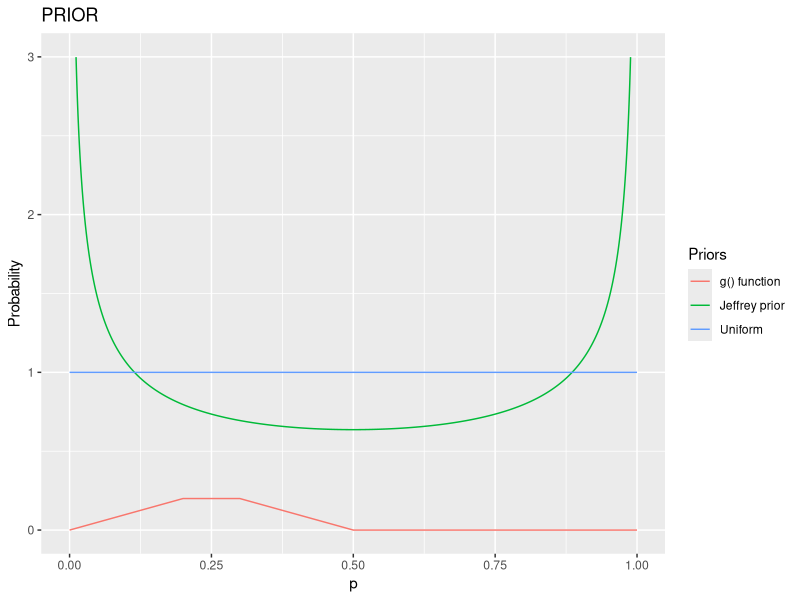
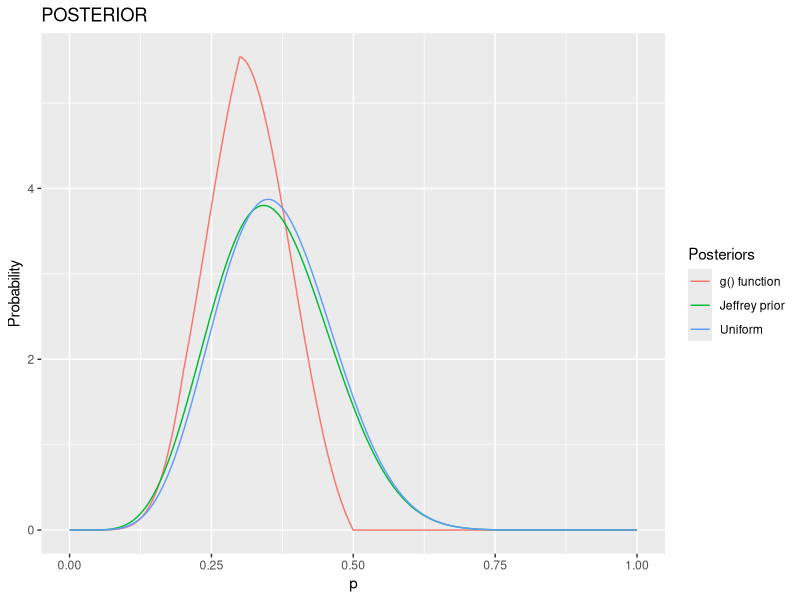
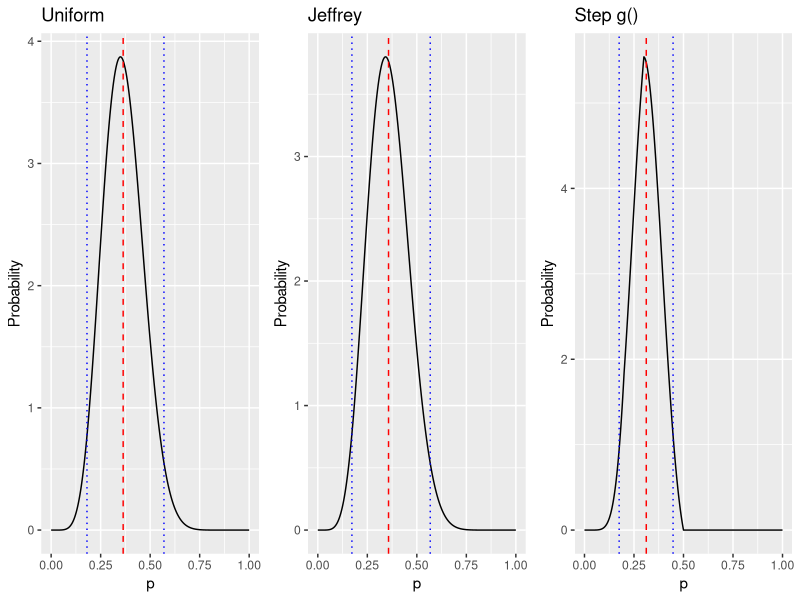
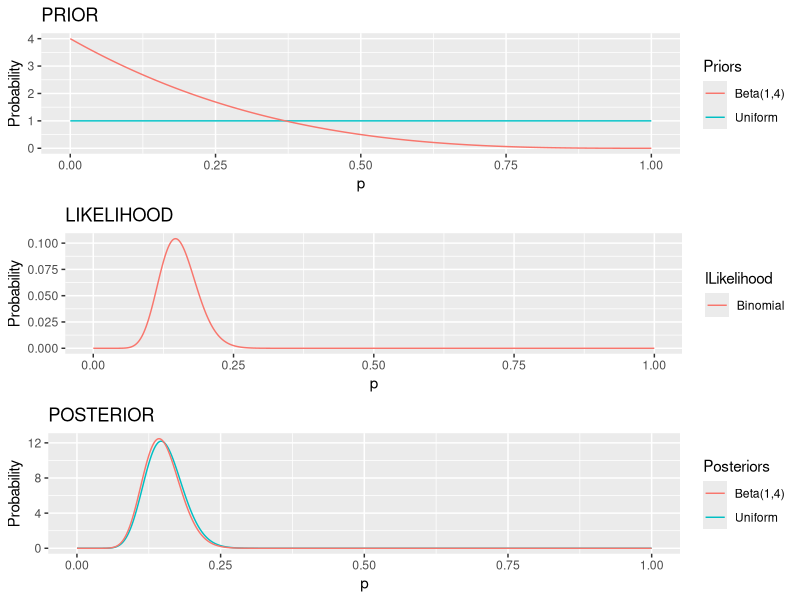
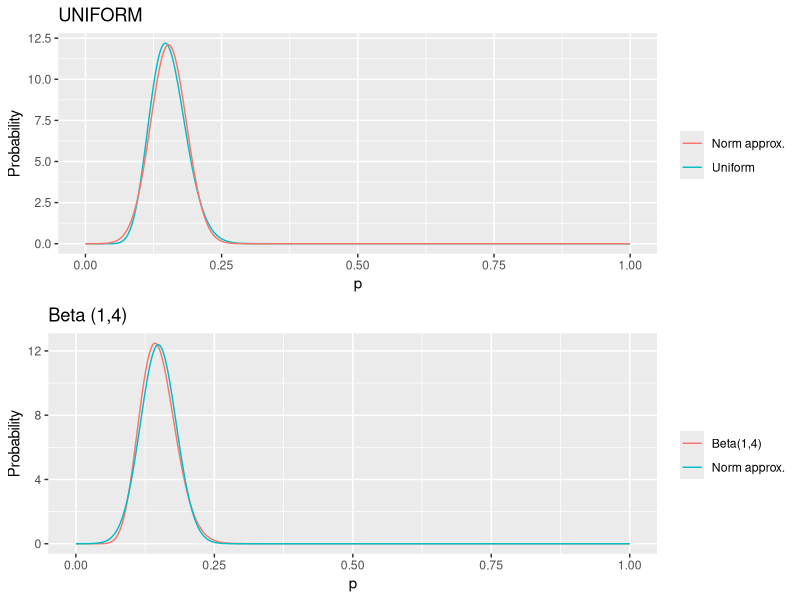
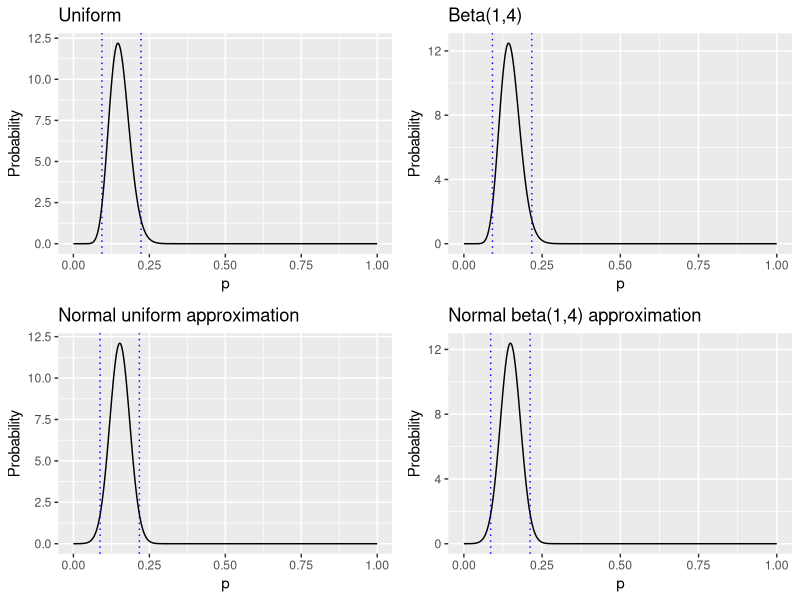
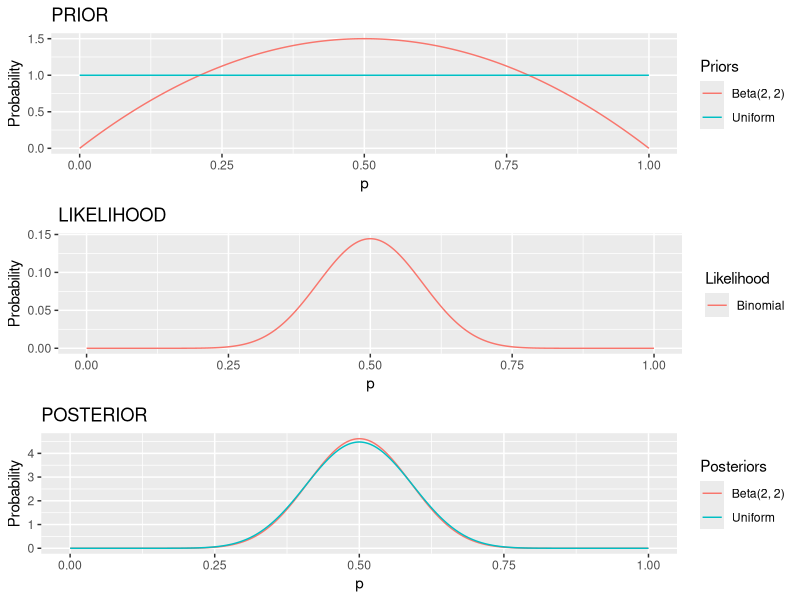
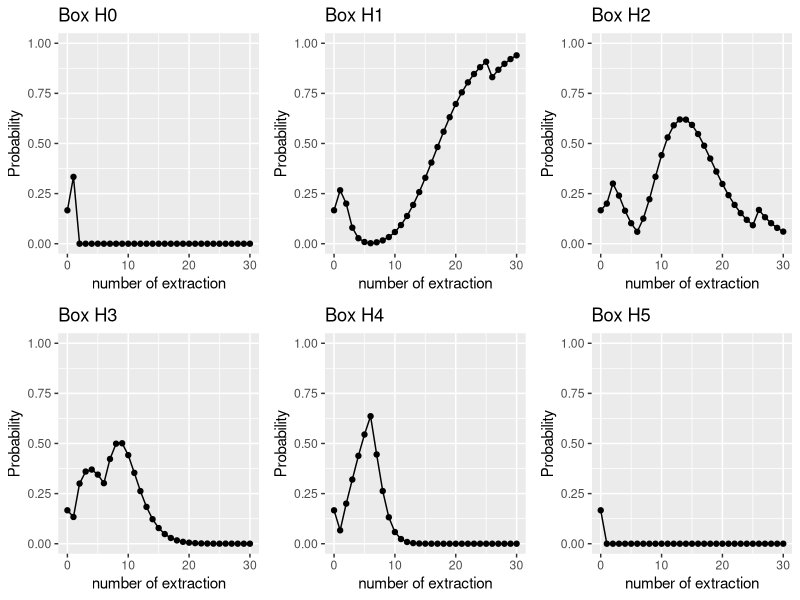

Reproduce these figures in R, in order.
library(tibble)
library(dplyr)
library(ggplot2)
library(gridExtra)
set.seed(170501)

cat(' #########  ESERCIZIO 1   #########', '\n', '\n')	
cat('----------------------------------------------------------', '\n')	
cat('1.1: See Prior.pdf', '\n', '\n')
y = 7
n = 20

stepfunction_prior <- function(x) {							# create g() function
			ifelse(x<=0.2, x,
					ifelse(x<=0.3, 0.2,
							ifelse(x<=0.5, 0.5-x, 0							
							)
						)
				)
			}

# Creating a table containing all discrete values of our pdf 
PRIOR <- tibble(probability=seq(1/10**4, 1-1/10**4, length.out = 10**4))       
PRIOR['unif'] <- dbeta(PRIOR$probability,1,1)
PRIOR['Jeff'] <- dbeta(PRIOR$probability,0.5,0.5)
PRIOR['step'] <- stepfunction_prior(PRIOR$probability)

pdf("Prior.pdf")
ggplot(PRIOR, aes(x=probability))+
geom_line(aes(y=step, color='g() function'))+
geom_line(aes(y=Jeff, color='Jeffrey prior'))+
geom_line(aes(y=unif, color='Uniform'))+
ylim(0, 3)+
labs(x='p', y='Probability', title='PRIOR', colour = "Priors")
out<-dev.off()

PRIOR['likelihood'] <- dbinom(x=y, size=n, prob=PRIOR$probability)
cat('\n')
cat('The warning is due to the fact the I impose ylim(0, 3) and for this reason some', '\n')
cat('points belonging to the g() function are not visible in the plot.', '\n')
cat('----------------------------------------------------------', '\n')	
cat('1.2: See Posterior.pdf', '\n', '\n')

post <- function(prior) {						# function that given the prior gives us the normalized posterior
	posterior <- PRIOR$likelihood * prior
	k <- 1/10**4*sum(posterior)					# calculate the intergral of the posterior
	posterior <- 1/k * posterior					# normalize the posterior
	return(posterior)
	}
	
PRIOR['post.unif'] <- post(PRIOR$unif)
PRIOR['post.Jeff'] <- post(PRIOR$Jeff)
PRIOR['post.step'] <- post(PRIOR$step)

pdf("Posteriors.pdf")
ggplot(PRIOR, aes(x=probability))+
geom_line(aes(y=post.step, color='g() function'))+
geom_line(aes(y=post.Jeff, color='Jeffrey prior'))+
geom_line(aes(y=post.unif, color='Uniform'))+
labs(x='p', y='Probability', title='POSTERIOR', colour = "Posteriors")
out<-dev.off()

mean_post.unif <- 1/10**4*sum(PRIOR$probability*PRIOR$post.unif)
mean_post.Jeff <- 1/10**4*sum(PRIOR$probability*PRIOR$post.Jeff)
mean_post.step <- 1/10**4*sum(PRIOR$probability*PRIOR$post.step)

var_post.unif <- 1/10**4*sum((PRIOR$probability-mean_post.unif)**2*PRIOR$post.unif)
var_post.Jeff <- 1/10**4*sum((PRIOR$probability-mean_post.Jeff)**2*PRIOR$post.Jeff)
var_post.step <- 1/10**4*sum((PRIOR$probability-mean_post.step)**2*PRIOR$post.step)

# Creating a summaring table
summary <- tibble(Associated_Prior=c('Uniforn', 'Jeffrey', 'Step g()'),
		  Mean=c(mean_post.unif, mean_post.Jeff, mean_post.step),
		  Var=c(var_post.unif, var_post.Jeff, var_post.step))
cat('Summary table: ', '\n')
print(summary)

cat('----------------------------------------------------------', '\n')	
cat('1.3: Summary table', '\n', '\n')

# build the cumulative distributions for the three posteriors to find the credibility intervals
PRIOR['cum_post.unif'] <- cumsum(PRIOR$post.unif/10**4)			
PRIOR['cum_post.Jeff'] <- cumsum(PRIOR$post.Jeff/10**4)
PRIOR['cum_post.step'] <- cumsum(PRIOR$post.step/10**4)

# function that allows us to find the probability releated to a given value of the cumulative distribution
percentile <- function(k, input, output) {			
		# k = value of the cumulative distribution
		# output = probability distribution
		# input = relative cumulative distribution
		index <- which.min(abs(input - k))	
		return(output[index])
		}
		
per_2.5_unif <- percentile(0.025, PRIOR$cum_post.unif, PRIOR$probability)
per_2.5_Jeff <- percentile(0.025, PRIOR$cum_post.Jeff, PRIOR$probability)
per_2.5_step <- percentile(0.025, PRIOR$cum_post.step, PRIOR$probability)

per_97.5_unif <- percentile(0.975, PRIOR$cum_post.unif, PRIOR$probability)
per_97.5_Jeff <- percentile(0.975, PRIOR$cum_post.Jeff, PRIOR$probability)
per_97.5_step <- percentile(0.975, PRIOR$cum_post.step, PRIOR$probability)

summary['perc_2.5'] <- c(per_2.5_unif, per_2.5_Jeff, per_2.5_step)
summary['perc_97.5'] <- c(per_97.5_unif, per_97.5_Jeff, per_97.5_step)

print(summary)

cat('----------------------------------------------------------', '\n')	
cat('1.4: See 95_confidence.pdf', '\n')

plt_unif <- ggplot(PRIOR, aes(x=probability))+
	    geom_line(aes(y=post.unif))+
	    geom_vline(xintercept = per_2.5_unif, linetype="dotted", color = "blue")+
	    geom_vline(xintercept = per_97.5_unif, linetype="dotted", color = "blue")+
	    geom_vline(xintercept = mean_post.unif, linetype="dashed", color = "red")+
	    labs(x='p', y='Probability', title='Uniform')

plt_Jef <- ggplot(PRIOR, aes(x=probability))+
	   geom_line(aes(y=post.Jeff))+
	   geom_vline(xintercept = per_2.5_Jeff, linetype="dotted", color = "blue")+
	   geom_vline(xintercept = per_97.5_Jeff, linetype="dotted", color = "blue")+
	   geom_vline(xintercept = mean_post.Jeff, linetype="dashed", color = "red")+
	   labs(x='p', y='Probability', title='Jeffrey')

plt_beta <- ggplot(PRIOR, aes(x=probability))+
	    geom_line(aes(y=post.step))+
	    geom_vline(xintercept = per_2.5_step, linetype="dotted", color = "blue")+
	    geom_vline(xintercept = per_97.5_step, linetype="dotted", color = "blue")+
	    geom_vline(xintercept = mean_post.step, linetype="dashed", color = "red")+
	    labs(x='p', y='Probability', title='Step g()')
	    
pdf("95_confidence.pdf")
grid.arrange(plt_unif, plt_Jef, plt_beta, nrow = 1)
out<-dev.off()
cat('----------------------------------------------------------', '\n', '\n')	
	

cat(' #########  ESERCIZIO 2   #########', '\n', '\n')	
cat('----------------------------------------------------------', '\n')	
cat('2.1: See Water.pdf', '\n', '\n')

y = 17
n = 116

# Creating a table containing all discrete values of our pdf 
PRIOR2 <- tibble(probability=seq(1/10**4, 1-1/10**4, length.out = 10**4))
PRIOR2['Unif'] <- dbeta(PRIOR2$probability,1,1)
PRIOR2['Beta'] <- dbeta(PRIOR2$probability,1,4)

PRIOR2['likelihood'] <- dbinom(x=y, size=n, prob=PRIOR2$probability)

post <- function(prior) {						# function that given the prior gives us the normalized posterior
	posterior <- PRIOR2$likelihood * prior
	k <- 1/10**4*sum(posterior)					# calculate the intergral of the posterior
	posterior <- 1/k * posterior					# normalize the posterior
	return(posterior)
	}
	
PRIOR2['post.unif'] <- post(PRIOR2$Unif)
PRIOR2['post.beta'] <- post(PRIOR2$Beta)


prior2 <- ggplot(PRIOR2, aes(x=probability))+
	 geom_line(aes(y=Unif, color='Uniform'))+
	 geom_line(aes(y=Beta, color='Beta(1,4)'))+
	 labs(x='p', y='Probability', title='PRIOR', colour = "Priors")
	 
like2 <- ggplot(PRIOR2, aes(x=probability))+
	 geom_line(aes(y=likelihood, color='Binomial'))+
	 labs(x='p', y='Probability', title='LIKELIHOOD', colour = "lLikelihood")
	 
posterior2 <- ggplot(PRIOR2, aes(x=probability))+
	     geom_line(aes(y=post.unif, color='Uniform'))+
	     geom_line(aes(y=post.beta, color='Beta(1,4)'))+
	     labs(x='p', y='Probability', title='POSTERIOR', colour = "Posteriors")

pdf("Water.pdf")
grid.arrange(prior2, like2, posterior2, nrow = 3)
out<-dev.off()


mean_post.unif <- 1/10**4*sum(PRIOR2$probability*PRIOR2$post.unif)
var_post.unif <- 1/10**4*sum((PRIOR2$probability-mean_post.unif)**2*PRIOR2$post.unif)

mean_post.beta <- 1/10**4*sum(PRIOR2$probability*PRIOR2$post.beta)
var_post.beta <- 1/10**4*sum((PRIOR2$probability-mean_post.beta)**2*PRIOR2$post.beta)

# Creating a summaring table
summary2 <- tibble(Associated_Prior=c('Uniforn', 'Beta(1,4)'),
		   Mean=c(mean_post.unif, mean_post.beta),
		   Var=c(var_post.unif, var_post.beta))

cat('Summary table: ', '\n')
print(summary2)   
		   
cat('----------------------------------------------------------', '\n')	
cat('2.2: For the normal approximations I take the means and the square of the variances', '\n', '\n')	
cat('     See Norm_approximation.pdf', '\n', '\n')	   

PRIOR2['norm_unif'] <- dnorm(PRIOR2$probability, mean_post.unif, sqrt(var_post.unif))
PRIOR2['norm_beta'] <- dnorm(PRIOR2$probability, mean_post.beta, sqrt(var_post.beta))

unif2 <- ggplot(PRIOR2, aes(x=probability))+
	 geom_line(aes(y=post.unif, color='Uniform'))+
	 geom_line(aes(y=norm_unif, color='Norm approx.'))+
	 labs(x='p', y='Probability', title='UNIFORM', colour = "")
	 
beta2 <- ggplot(PRIOR2, aes(x=probability))+
	 geom_line(aes(y=post.beta, color='Beta(1,4)'))+
	 geom_line(aes(y=norm_beta, color='Norm approx.'))+
	 labs(x='p', y='Probability', title='Beta (1,4)', colour = "")
	 
pdf("Norm_approximation.pdf")
grid.arrange(unif2, beta2, nrow = 2)
out<-dev.off()

cat('----------------------------------------------------------', '\n')	
cat('2.2: See the following table', '\n', '\n')

# function that allows us to find the probability releated to a given value of the cumulative distribution
percentile <- function(k, input, output) {			
		# k = value of the cumulative distribution
		# output = probability distribution
		# input = relative cumulative distribution
		index <- which.min(abs(input - k))	
		return(output[index])
		}
		
per_2.5_unif <- percentile(0.025, cumsum(PRIOR2$post.unif/10**4), PRIOR2$probability)
per_2.5_beta <- percentile(0.025, cumsum(PRIOR2$post.beta/10**4), PRIOR2$probability)
per_2.5_norm_unif <- percentile(0.025, cumsum(PRIOR2$norm_unif/10**4), PRIOR2$probability)
per_2.5_norm_beta <- percentile(0.025, cumsum(PRIOR2$norm_beta/10**4), PRIOR2$probability)

per_97.5_unif <- percentile(0.975, cumsum(PRIOR2$post.unif/10**4), PRIOR2$probability)
per_97.5_beta <- percentile(0.975, cumsum(PRIOR2$post.beta/10**4), PRIOR2$probability)
per_97.5_norm_unif <- percentile(0.975, cumsum(PRIOR2$norm_unif/10**4), PRIOR2$probability)
per_97.5_norm_beta <- percentile(0.975, cumsum(PRIOR2$norm_beta/10**4), PRIOR2$probability)

summary2 <- tibble(Associated_Prior=c('Uniforn', 'Beta(1,4)', 'Norm Unif', 'Norm Beta'),
		  Mean=c(mean_post.unif, mean_post.beta, PRIOR2$probability[which.max(PRIOR2$norm_unif)], PRIOR2$probability[which.max(PRIOR2$norm_beta)]),
		  perc_2.5=c(per_2.5_unif, per_2.5_beta, per_2.5_norm_unif, per_2.5_norm_beta),
		  perc_97.5=c(per_97.5_unif, per_97.5_beta, per_97.5_norm_unif, per_97.5_norm_beta))

print(summary2)

cat('----------------------------------------------------------', '\n')	
cat('2.2: See Final_plot2.pdf', '\n', '\n')

unif <- ggplot(PRIOR2, aes(x=probability))+
	geom_line(aes(y=post.unif))+
	labs(x='p', y='Probability', title='Uniform')+
	geom_vline(xintercept = per_2.5_unif, linetype="dotted", color = "blue")+
	geom_vline(xintercept = per_97.5_unif, linetype="dotted", color = "blue")
	
beta <- ggplot(PRIOR2, aes(x=probability))+
	geom_line(aes(y=post.beta))+
	labs(x='p', y='Probability', title='Beta(1,4)')+
	geom_vline(xintercept = per_2.5_beta, linetype="dotted", color = "blue")+
	geom_vline(xintercept = per_97.5_beta, linetype="dotted", color = "blue")
	
nor_unif <- ggplot(PRIOR2, aes(x=probability))+
	    geom_line(aes(y=norm_unif))+
	    labs(x='p', y='Probability', title='Normal uniform approximation')+
	    geom_vline(xintercept = per_2.5_norm_unif, linetype="dotted", color = "blue")+
	    geom_vline(xintercept = per_97.5_norm_unif, linetype="dotted", color = "blue")
	  
nor_beta <- ggplot(PRIOR2, aes(x=probability))+
	    geom_line(aes(y=norm_beta))+
	    labs(x='p', y='Probability', title='Normal beta(1,4) approximation')+
	    geom_vline(xintercept = per_2.5_norm_beta, linetype="dotted", color = "blue")+
	    geom_vline(xintercept = per_97.5_norm_beta, linetype="dotted", color = "blue")		

pdf("Final_plot2.pdf")
grid.arrange(unif, beta, nor_unif, nor_beta, nrow = 2)	
out<-dev.off()
cat('----------------------------------------------------------', '\n', '\n')

cat(' #########  ESERCIZIO 3   #########', '\n', '\n')	
cat('----------------------------------------------------------', '\n')	
cat('3.1: See Toss_a_coin.pdf', '\n')

testa = 15
croce = 15

# Creating a table containing all discrete values of our pdf 	
PRIOR3 <- tibble(probability=seq(1/10**4, 1-1/10**4, length.out = 10**4))
PRIOR3['unif'] <- dbeta(PRIOR3$probability,1,1)
PRIOR3['beta'] <- dbeta(PRIOR3$probability,2,2)

prior3 <- ggplot(PRIOR3, aes(x=probability))+
	 geom_line(aes(y=beta, color='Beta(2, 2)'))+
	 geom_line(aes(y=unif, color='Uniform'))+
	 labs(x='p', y='Probability', title='PRIOR', colour = "Priors")

PRIOR3['likelihood'] <- dbinom(x=testa, size=testa+croce, prob=PRIOR3$probability)

like3 <- ggplot(PRIOR3, aes(x=probability))+
	 geom_line(aes(y=likelihood, color='Binomial'))+
	 labs(x='p', y='Probability', title='LIKELIHOOD', colour = "Likelihood")
		
post <- function(prior) {						# function that given the prior gives us the normalized posterior
	posterior <- PRIOR3$likelihood * prior
	k <- 1/10**4*sum(posterior)					# calculate the intergral of the posterior
	posterior <- 1/k * posterior					# normalize the posterior
	return(posterior)
	}		
	
PRIOR3['post.unif'] <- post(PRIOR3$unif)
PRIOR3['post.beta'] <- post(PRIOR3$beta)	

posterior3 <- ggplot(PRIOR3, aes(x=probability))+
	     geom_line(aes(y=post.beta, color='Beta(2, 2)'))+
	     geom_line(aes(y=post.unif, color='Uniform'))+
	     labs(x='p', y='Probability', title='POSTERIOR', colour = "Posteriors")

pdf("Toss_a_coin.pdf")
grid.arrange(prior3, like3, posterior3, nrow = 3)
out<-dev.off()

cat('----------------------------------------------------------', '\n')	
cat('3.2: Summary table', '\n')

# function that allows us to find the probability releated to a given value of the cumulative distribution
percentile <- function(k, input, output) {			
		# k = value of the cumulative distribution
		# output = probability distribution
		# input = relative cumulative distribution
		index <- which.min(abs(input - k))	
		return(output[index])
		}
		
PRIOR3['cum_post.unif'] <- cumsum(PRIOR3$post.unif/10**4)
PRIOR3['cum_post.beta'] <- cumsum(PRIOR3$post.beta/10**4)

per_2.5_unif <- percentile(0.025, PRIOR3$cum_post.unif, PRIOR3$probability)
per_2.5_beta <- percentile(0.025, PRIOR3$cum_post.beta, PRIOR3$probability)

per_97.5_unif <- percentile(0.975, PRIOR3$cum_post.unif, PRIOR3$probability)
per_97.5_beta <- percentile(0.975, PRIOR3$cum_post.beta, PRIOR3$probability)
	
# Creating a summaring table	
summary3 <- tibble(Associated_Prior=c('Uniforn', 'Beta(2,2)'),
		  MPV=c(PRIOR3$probability[which.max(PRIOR3$post.unif)], PRIOR3$probability[which.max(PRIOR3$post.beta)]),
		  perc_2.5=c(per_2.5_unif, per_2.5_beta),
		  perc_97.5=c(per_97.5_unif, per_97.5_beta))
		
print(summary3)
		
cat('----------------------------------------------------------', '\n')	
cat('3.3: Summary sequential table', '\n')		
		
prior <- dbeta(PRIOR3$probability,1,1)
toss <- c('T', 'T', 'T', 'T', 'T', 'H', 'T', 'T', 'H', 'H', 'T', 'T', 'H', 'H', 'H', 'T', 'H', 'T', 'H', 'T', 'H', 'H', 'T', 'H', 'T', 'H', 'T', 'H', 'H', 'H')
lancio <- 0

# The following elements are list, after each toss the informations about the toss will be append to these lists.
tentativo <- 0 
most_prob_value <- 0.5
low_limit <- 0
upper_limit <- 1
estrazione <- '-'
 
for (r in toss) {
	lancio <- lancio+1 
	if (r=='T') {T<-1}
	else {T<-0}
	
	# Here I compute the posterior and then I normalize it
	lh <- dbinom(x=T, size=1, prob=PRIOR3$probability)
	posterior <- lh * prior
	k <- 1/10**4*sum(posterior)
	posterior <- 1/k * posterior
	
	# Find the MPV 
	most_probable_value <- PRIOR3$probability[which.max(posterior)]	
	
	cum_seq_post <- cumsum(posterior/10**4)
	
	# Find the 2.5% and 97.5% limits
	per_2.5_seq <- percentile(0.025, cum_seq_post, PRIOR3$probability)
	per_97.5_seq <- percentile(0.975, cum_seq_post, PRIOR3$probability)
	
	# Update the lists with the information releated to this toss 
	tentativo <- c(tentativo, lancio)
	estrazione <- c(estrazione, r)
	most_prob_value <- c(most_prob_value, most_probable_value)
	low_limit <- c(low_limit, per_2.5_seq)
	upper_limit <- c(upper_limit, per_97.5_seq)
	
	# In this way the current posterior will become the prior for the next toss
	prior <- posterior
	}

# Summaring table
SEQUENTIAL <- tibble(Toss_number=tentativo, result=estrazione, MPV=most_prob_value, perc_2.5=low_limit, perc_97.5=upper_limit)
print(SEQUENTIAL, n=31)

cat('----------------------------------------------------------', '\n')	
cat('3.4: If we compare', '\n', '\n')
print(tail(SEQUENTIAL, 1))
cat('\n', 'with', '\n', '\n')
print(summary3)
cat('\n', 'we can notice that we obtain the same result.', '\n')
cat('----------------------------------------------------------', '\n', '\n')
	

cat(' #########  ESERCIZIO 4   #########', '\n', '\n')	
cat('----------------------------------------------------------', '\n')	
cat('4.1 - 4.2: Use the function simulation() to choose a random box and to sample from it.', '\n')

simulation <- function(n) {
	q <- 6*runif(1)
	# q variable allows me to select one box and then
	# we define the value of the variable prob according to the box selected 
	if (q<=1) {				# H0
		prob<-1
		box<-'H0  (B B B B B)'}			
	else if (1<=q & q<=2) {			# H1
		prob<-0.8
		box<-'H1  (B B B B W)'}			
	else if (2<=q & q<=3) {			# H2
		prob<-0.6
		box<-'H2  (B B B W W)'}			
	else if (3<=q & q<=4) {			# H3
		prob<-0.4
		box<-'H3  (B B W W W)'}			
	else if (4<=q & q<=5) {			# H4
		prob<-0.2
		box<-'H4  (B W W W W)'}			
	else if (5<=q) {			# H5
		prob=0
		box<-'H5  (W W W W W)'}			
	
	# now we can simulate the extraction of n stone from the ramdomly selected box
	samples <- x <- rbinom(n,1,prob)	# 1 rappresenta la pallina nera
	cat('The chosen box is :', box, '\n')
	cat('The extraction from the box is:', samples, '(1=black, 0=white)', '\n')
	return(samples) 	
	}
	
cat('----------------------------------------------------------', '\n')	
cat('4.3: ', '\n')	
analisi <- function(sampled) {
	# the following varaibles will be update after each extraction
	W <- 0
	B <- 0
	# the following variables are list, after each extraction the new informations will be append to these lists.
	P_H0 <- 1/6
	P_H1 <- 1/6
	P_H2 <- 1/6
	P_H3 <- 1/6
	P_H4 <- 1/6
	P_H5 <- 1/6
	for (s in sampled) {
		# updating the number of white and black stones extracted from the box
		if (s==1) {B<-B+1}
		else {W<-W+1}
		
		tot <- B+W
		
		# computing the prior for each box given the number of black and white stone extracted
		P_E_H0 <- dbinom(x=B, size=tot, prob=1)
		P_E_H1 <- dbinom(x=B, size=tot, prob=0.8)
		P_E_H2 <- dbinom(x=B, size=tot, prob=0.6)
		P_E_H3 <- dbinom(x=B, size=tot, prob=0.4)
		P_E_H4 <- dbinom(x=B, size=tot, prob=0.2)
		P_E_H5 <- dbinom(x=B, size=tot, prob=0)
		
		evidence <- (P_E_H0+P_E_H1+P_E_H2+P_E_H3+P_E_H4+P_E_H5)*(1/6)
		
		# computing the posterior and updating the previous variable 	
		P_H0 <- c(P_H0, P_E_H0*(1/6)/evidence)
		P_H1 <- c(P_H1, P_E_H1*(1/6)/evidence)
		P_H2 <- c(P_H2, P_E_H2*(1/6)/evidence)
		P_H3 <- c(P_H3, P_E_H3*(1/6)/evidence)
		P_H4 <- c(P_H4, P_E_H4*(1/6)/evidence)
		P_H5 <- c(P_H5, P_E_H5*(1/6)/evidence)
		}
	
	# pur all the result in a tibble
	result <- tibble(Draw=seq(0,length(sampled)))
	result['Result'] <- c('-', sampled)
	result['Box_H0'] <- P_H0
	result['Box_H1'] <- P_H1
	result['Box_H2'] <- P_H2
	result['Box_H3'] <- P_H3
	result['Box_H4'] <- P_H4
	result['Box_H5'] <- P_H5
	return(result)
	}


num_extraction = 30

lanci <- simulation(num_extraction)
risultati <- analisi(lanci)

cat('The result of the simulation of', num_extraction, 'extractions is:' ,'\n', '\n')
print(risultati, n=length(lanci)+1)

cat('----------------------------------------------------------', '\n')	
cat('4.4: See Extraction_simulation.pdf', '\n')

pH0 <- ggplot(risultati, aes(x=Draw))+
       geom_point(aes(y=Box_H0))+
       geom_line(aes(y=Box_H0))+
       ylim(0,1)+
       labs(x='number of extraction', y='Probability', title='Box H0')
     
pH1 <- ggplot(risultati, aes(x=Draw))+
       geom_point(aes(y=Box_H1))+
       geom_line(aes(y=Box_H1))+
       ylim(0,1)+
       labs(x='number of extraction', y='Probability', title='Box H1')

pH2 <- ggplot(risultati, aes(x=Draw))+
       geom_point(aes(y=Box_H2))+
       geom_line(aes(y=Box_H2))+
       ylim(0,1)+
       labs(x='number of extraction', y='Probability', title='Box H2')
       
pH3 <- ggplot(risultati, aes(x=Draw))+
       geom_point(aes(y=Box_H3))+
       geom_line(aes(y=Box_H3))+
       ylim(0,1)+
       labs(x='number of extraction', y='Probability', title='Box H3')
       
pH4 <- ggplot(risultati, aes(x=Draw))+
       geom_point(aes(y=Box_H4))+
       geom_line(aes(y=Box_H4))+
       ylim(0,1)+
       labs(x='number of extraction', y='Probability', title='Box H4')
       
pH5 <- ggplot(risultati, aes(x=Draw))+
       geom_point(aes(y=Box_H5))+
       geom_line(aes(y=Box_H5))+
       ylim(0,1)+
       labs(x='number of extraction', y='Probability', title='Box H5')

pdf("Extraction_simulation.pdf")
grid.arrange(pH0, pH1, pH2, pH3, pH4, pH5, nrow = 2)
out<-dev.off()
cat('----------------------------------------------------------', '\n')	

